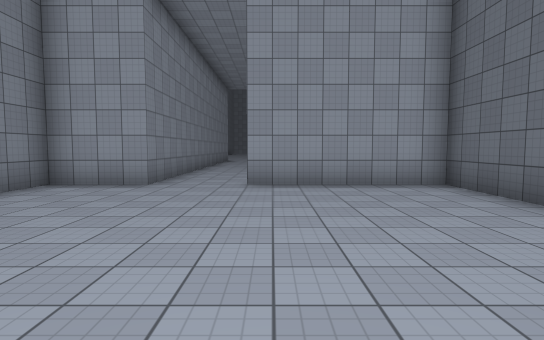
View 1 (above)

24 first-person views from a walk through a 3-D level made in the Unity game engine. The camera is 1.5 m above the floor, tilts 4° down and sees 80° across. The floor is counted in squares, 2 m on a side. Each view is taken from the middle of a square. On the plan, view 1 faces up. The plan holds only what a view shows up to about 11 squares ahead; the rest is blank. The place goes on beyond the plan. The player is left out. Surface patterns are stand-ins for the level's own textures.

View 2
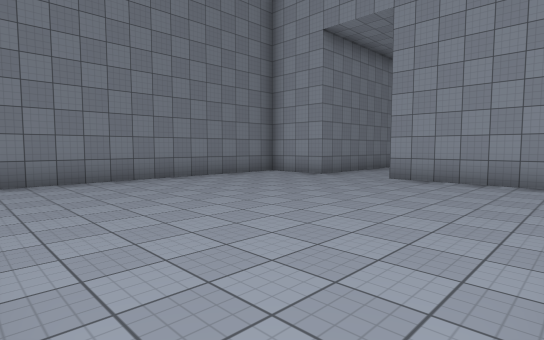

View 3
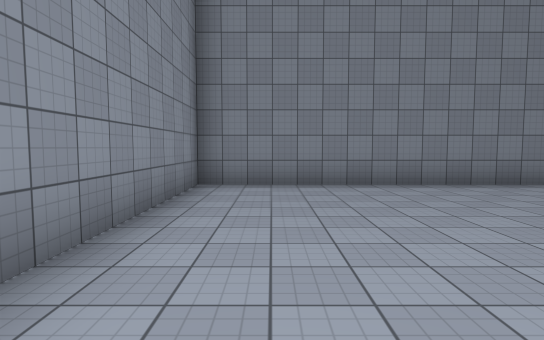

View 4
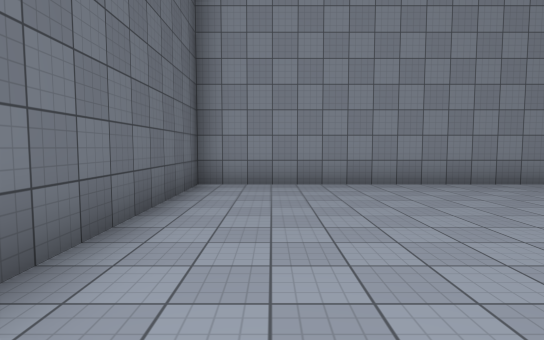

View 5
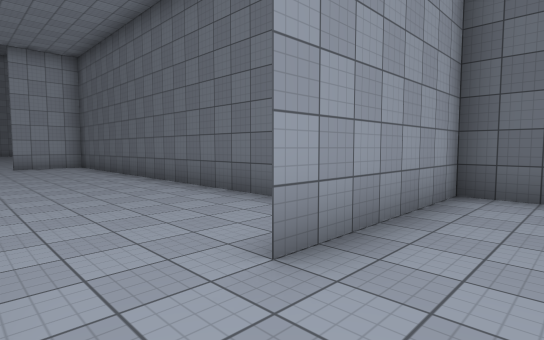

View 6
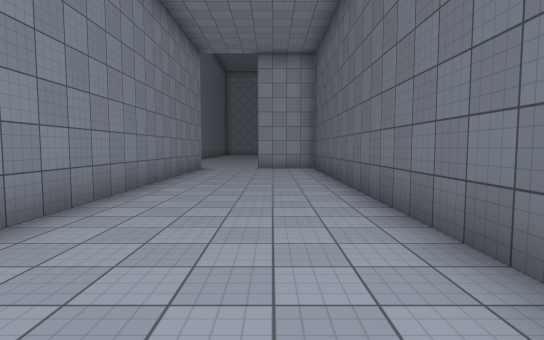

View 7
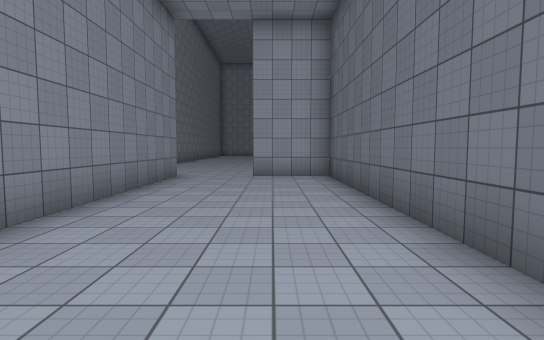

View 8
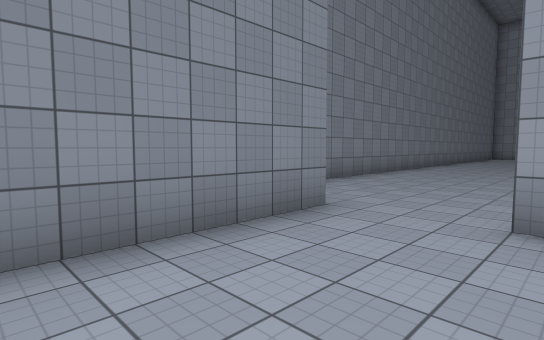

View 9
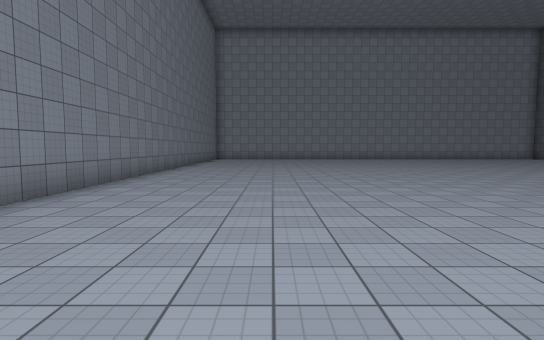

View 10
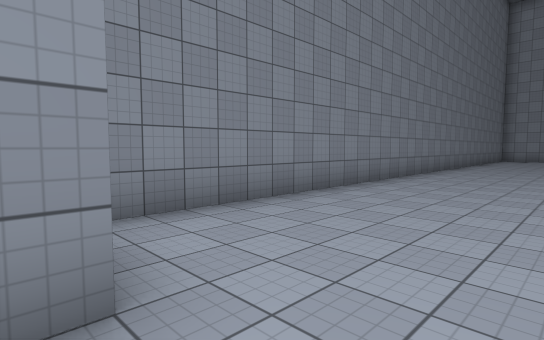

View 11
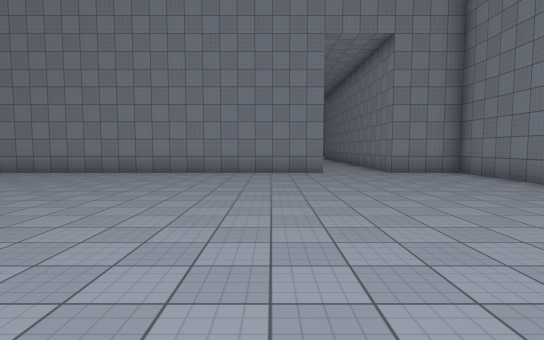

View 12
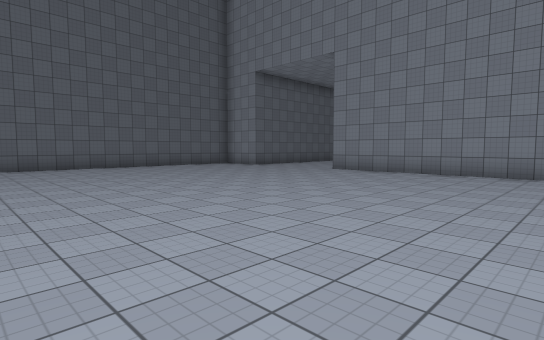

View 13
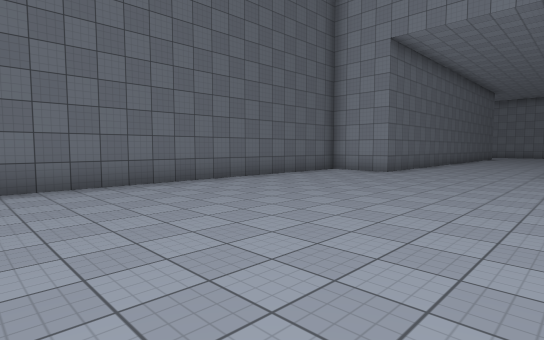

View 14
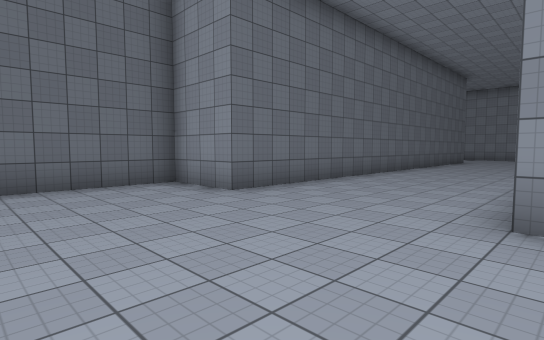

View 15
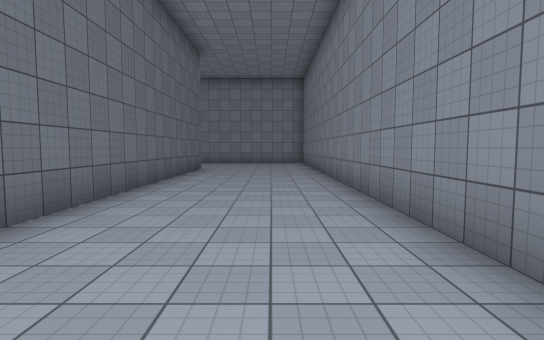

View 16
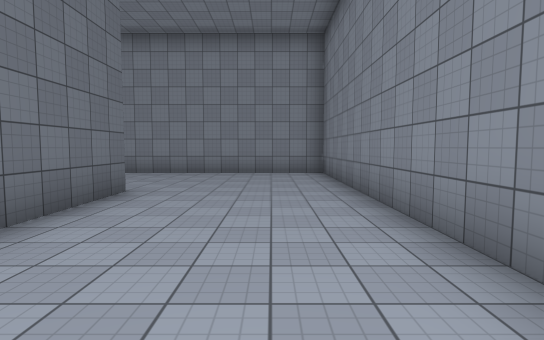

View 17
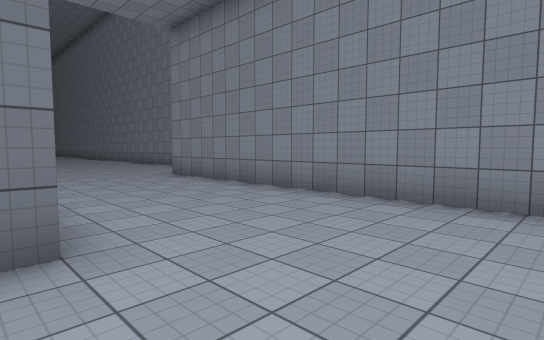

View 18
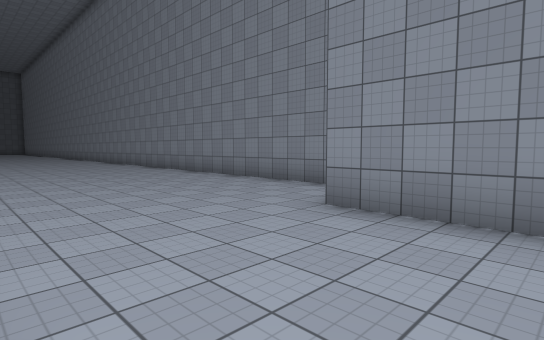

View 19
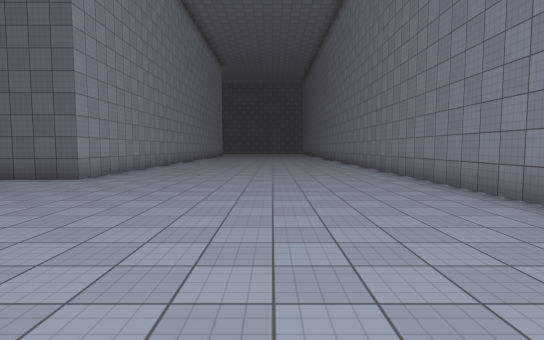

View 20
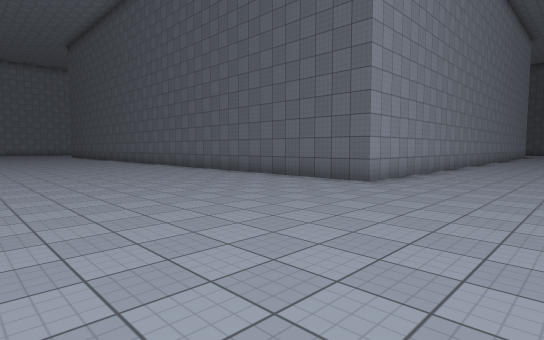

View 21
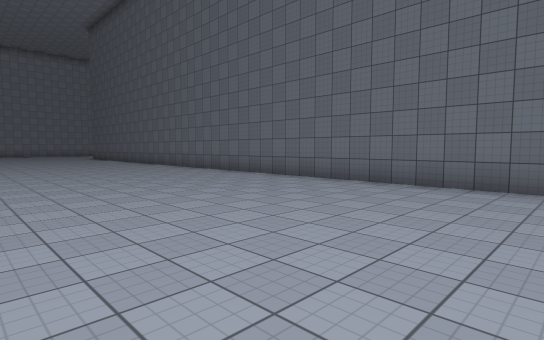

View 22
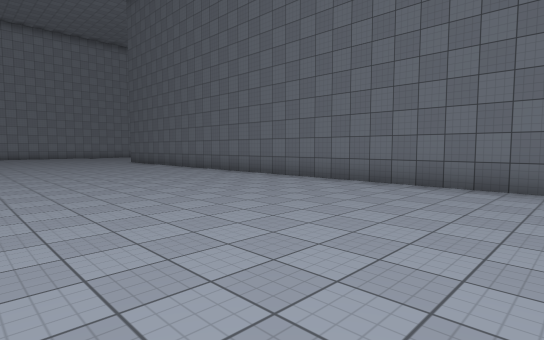

View 23
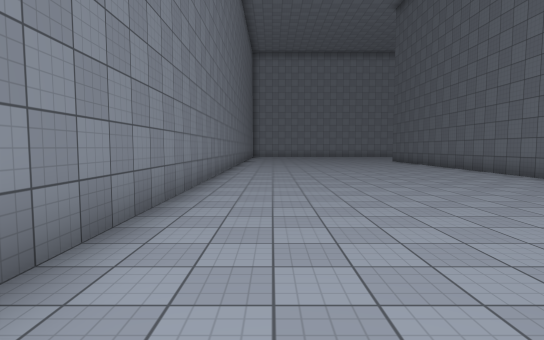

View 24
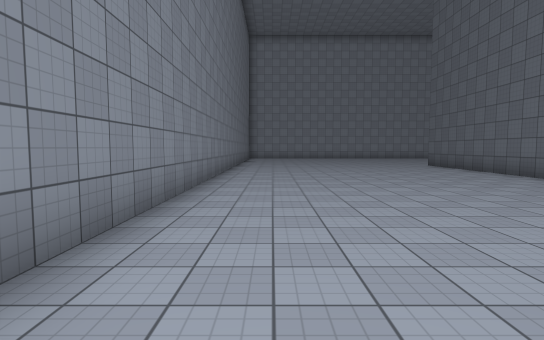

### Floor plan
Points are (right, up) in squares from view 1. A wall is a line through its corners. A room is listed if a view was taken in it or the views show most of it. See-through windows are left out.
Room 1 (views 1, 2, 3, 4, 5)
walls: (-2.5, 6.5) (-4.5, 6.5) (-4.5, -1.5) (3.5, -1.5) (3.5, 6.5) (-0.5, 6.5)
ways out: opening at (-1.5, 6.5) to room 2
Room 2 (views 6, 7, 8)
walls: (1.5, 8.5) (1.5, 18.5) (-0.5, 18.5); (-2.5, 17.5) (-2.5, 6.5)
ways out: opening at (-1.5, 6.5) to room 1; opening at (-1.5, 18) to room 3
Room 3 (views 9, 10, 11, 12, 13, 14, 15, 16, 17, 18, 19, 20, 21, 22, 23, 24)
walls: (9.5, 14.2) (9.5, 0.5) (19.5, 0.5); (19.5, 28) (19.5, 14.8); (13.5, 4.4) (13.5, 18.5) (15.5, 18.5) (15.5, 27.5); (33.1, 6.5) (27.5, 6.5) (27.5, 28); (20.9, -1.5) (31.1, -1.5); (-0.6, 18.5) (9.5, 18.5); (-4.5, 30.1) (-4.5, 18.5) (-2.5, 18.5) (-2.5, 17.5)
ways out: opening at (-1.5, 18) to room 2

Where each view was taken, in squares from view 1:
view 1: 0 up, 0 right, facing up
view 2: 1 down, 3 right, facing up-left
view 3: 0 up, 2 right, facing left
view 4: 5 up, 2 right, facing down
view 5: 5 up, 2 left, facing up-right
view 6: 7 up, 0 right, facing up
view 7: 10 up, 0 right, facing up
view 8: 15 up, 0 right, facing up-left
view 9: 18 up, 1 left, facing up
view 10: 18 up, 1 left, facing up-left
view 11: 28 up, 1 right, facing down
view 12: 28 up, 3 right, facing down-right
view 13: 28 up, 9 right, facing down-right
view 14: 22 up, 9 right, facing down-right
view 15: 16 up, 11 right, facing down
view 16: 10 up, 11 right, facing down
view 17: 5 up, 11 right, facing down-right
view 18: 4 up, 17 right, facing down-right
view 19: 2 up, 20 right, facing right
view 20: 3 up, 21 right, facing up-right
view 21: 8 up, 21 right, facing up-right
view 22: 14 up, 21 right, facing up-right
view 23: 13 up, 21 right, facing up
view 24: 17 up, 21 right, facing up
